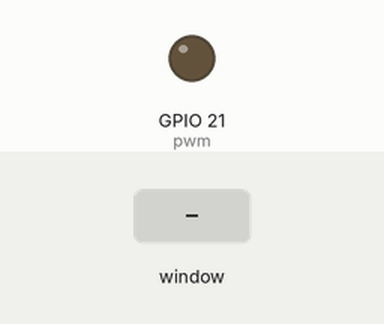
Recording of a program running on a simulated Raspberry Pi (BCM pin numbers). Parts: output pins drawn as LEDs (lit = HIGH). The test bench sets the inputs (shaded band). The desktop window is not drawn, its controls go by their first labels and the mouse button is held 0.15 s.

Above: at 1.2 s.
1.3 s: control labelled "Fade LED" in the window clicked
At 1.75 s:
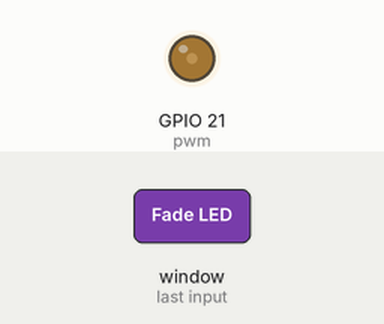
At 2.35 s:
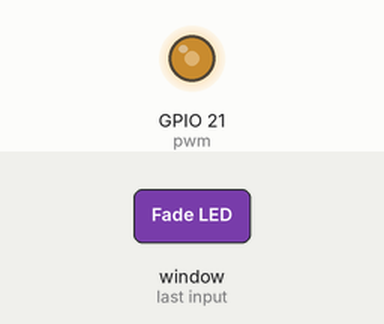
4.3 s: control labelled "Turn on LED" in the window clicked
At 5.9 s:
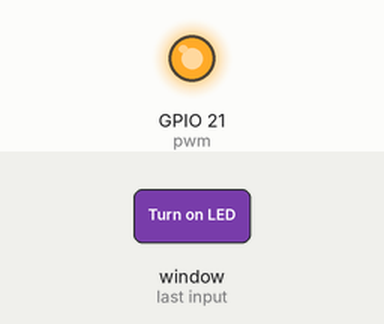
Timing chart, 0 to 7.4 s (numbered marks = the images above; inputs shaded):
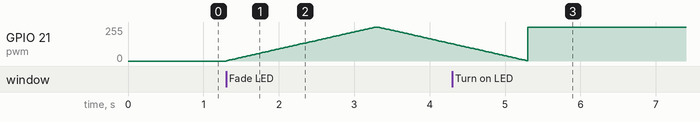

The program:

lcd.py
```python
from tkinter import*
import RPi.GPIO as GPIO
import time
GPIO.setmode(GPIO.BCM)
GPIO.setwarnings(False)
GPIO.setup(21,GPIO.OUT)
GPIO.output(21,GPIO.LOW)
duty = 0
root = Tk()
# setting attribute
root.title("My Project")

def ledOn(event):
    global fade
    fade=False
    GPIO.output(21, GPIO.HIGH)


def ledOff(event):
    global fade
    fade=False
    GPIO.output(21, GPIO.LOW)


def ledFade(event):
    pwm = GPIO.PWM(21, 2000) # PWM frequency in Hz
    pwm.start(duty) # start at 0%
    GPIO.output(21, GPIO.LOW)

    for dc in range(1, 101, 1): # Increase duty cycle: 0~100
        pwm.ChangeDutyCycle(dc) # Change duty cycle
        time.sleep(0.02)
    for dc in range(100, 0, -1): # Decrease duty cycle: 100~0
        pwm.ChangeDutyCycle(dc)
        time.sleep(0.02)

button_1 = Button(root, text="Turn on LED")
button_1.config(height=5, width=40)
button_1.bind("<Button-1>", ledOn)
button_2 = Button(root, text="Turn off LED")
button_2.config(height=5, width=40)
button_2.bind("<Button-1>", ledOff)
button_3 = Button(root, text="Fade LED")
button_3.config(height=5, width=40)
button_3.bind("<Button-1>", ledFade)
button_1.pack()
button_2.pack()
button_3.pack()


root.mainloop()
```

Measured:
- after the input at 1.3 s, GPIO 21 (pwm): rises from 0/255 to 255/255 in 2.0 s, then falls to 130/255 in 1.0 s
